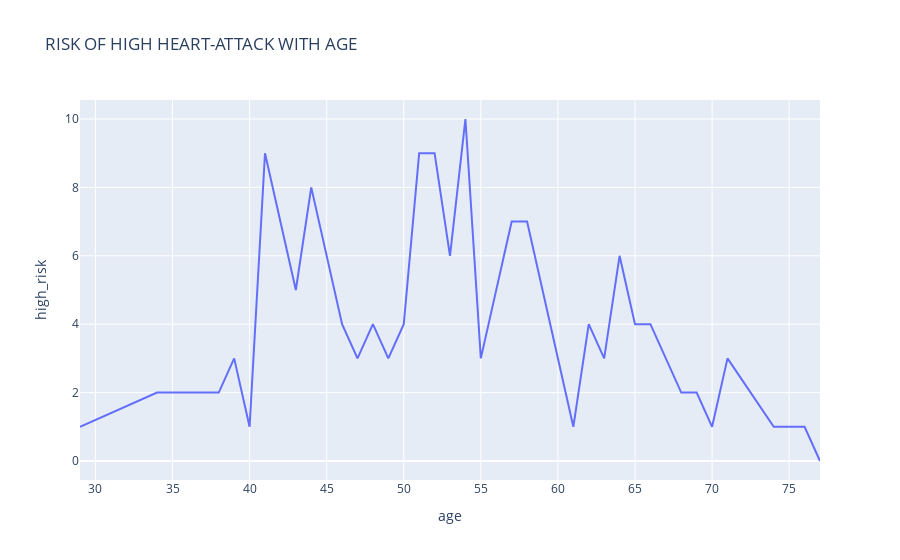

Notebook source saved alongside this figure:
### Code cell
px.line(df2,df2["age"],df2["high_risk"],title="RISK OF HIGH HEART-ATTACK WITH AGE")

### Figure 1 — Plotly figure (JSON) as saved in the notebook; plotly's stock layout.template omitted (floating-point values rounded to 4 significant figures)
{"data": [{"hovertemplate": "age=%{x}<br>high_risk=%{y}<extra></extra>", "legendgroup": "", "line": {"color": "#636efa", "dash": "solid"}, "marker": {"symbol": "circle"}, "mode": "lines", "name": "", "orientation": "v", "showlegend": false, "type": "scatter", "x": [29, 34, 35, 37, 38, 39, 40, 41, 42, 43, 44, 45, 46, 47, 48, 49, 50, 51, 52, 53, 54, 55, 56, 57, 58, 59, 60, 61, 62, 63, 64, 65, 66, 67, 68, 69, 70, 71, 74, 76, 77], "xaxis": "x", "y": [1, 2, 2, 2, 2, 3, 1, 9, 7, 5, 8, 6, 4, 3, 4, 3, 4, 9, 9, 6, 10, 3, 5, 7, 7, 5, 3, 1, 4, 3, 6, 4, 4, 3, 2, 2, 1, 3, 1, 1, 0], "yaxis": "y"}], "layout": {"legend": {"tracegroupgap": 0}, "title": {"text": "RISK OF HIGH HEART-ATTACK WITH AGE"}, "xaxis": {"anchor": "y", "domain": [0, 1], "title": {"text": "age"}}, "yaxis": {"anchor": "x", "domain": [0, 1], "title": {"text": "high_risk"}}}}
